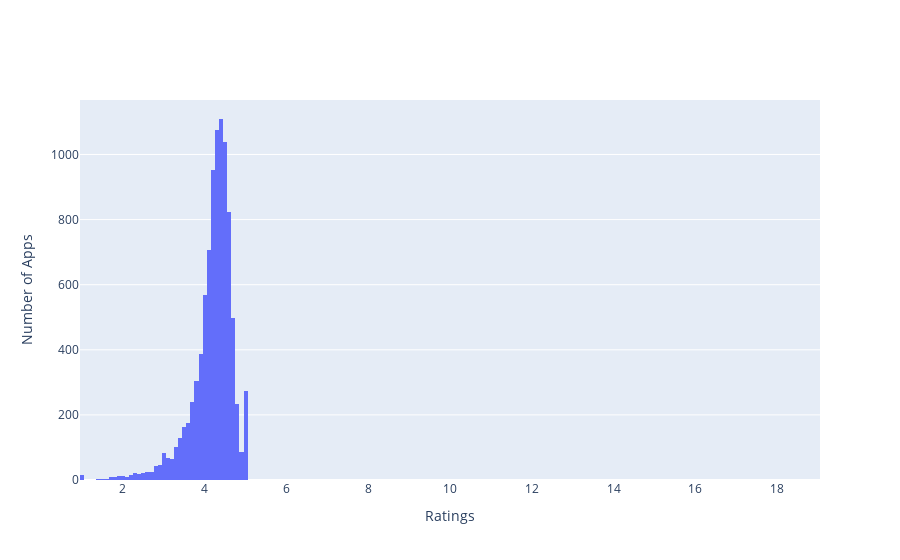

Here is the notebook cell this chart was saved with:
### Code cell
layout = go.Layout(
    xaxis=dict(title='Ratings'),yaxis=dict(title='Number of Apps'))
data = [go.Histogram(x=df_apps["Rating"])]
#print(data)
# where x Sets the sample data to be binned on the x axis.
fig = go.Figure(data=data, layout=layout)
#print(fig)
iplot(fig, filename='basic histogram')

### Figure 1 — Plotly figure (JSON) as saved in the notebook; plotly's stock layout.template omitted (floating-point values rounded to 4 significant figures; data arrays with more than 128 entries replaced by an {"elided": "..."} marker saying what was removed)
{"data": [{"type": "histogram", "x": {"elided": "9367 float values"}}], "layout": {"xaxis": {"title": {"text": "Ratings"}}, "yaxis": {"title": {"text": "Number of Apps"}}}}
